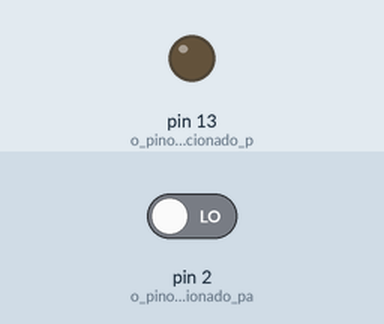
Bench run of a sketch on a simulated Arduino Uno, built with avr-gcc and run on an emulated ATmega328P. Shown: output pins drawn as LEDs (lit = HIGH). The inputs (shaded band) are chosen by the test bench; at power-on: pin 2 (o_pino_2_é_selecionado_pa) LOW. What the sketch prints to the serial monitor is not drawn.

Above: at 1.2 s.
1.3 s: pin 2 (o_pino_2_é_selecionado_pa) driven HIGH
At 2.2 s:
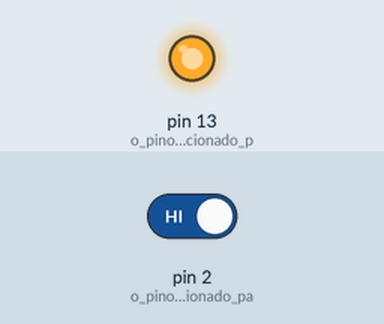
Timing chart, 0 to 4.3 s (numbered marks = the images above; inputs shaded):
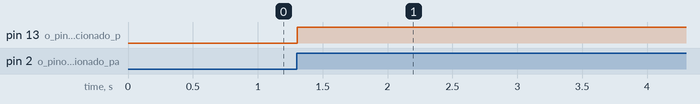

Measured:
- after the input at 1.3 s, pin 13 (o_pino_13_é_selecionado_p): LOW → HIGH at once

The sketch:

Segundo_Programa_da_aula.ino
```cpp
/* Função if */
void setup()      //primeira função a ser chamada no início do programa
{
Serial.begin(9600);    //fixa a taxa de comunicação em 9600 bps
  pinMode(2, INPUT);    //o pino 2 é selecionado para receber informações
  pinMode(13, OUTPUT);    //o pino 13 é selecionado para transmitir informações
}
void loop()    //todas as funções embarcadas vão ser repetidamente executadas
{
  int botao;      //declarando variável botão como tipo inteiro
  botao = digitalRead(2);    //a variável botão guarda o estado lógico do pino 2
  Serial.println(2);      //envia para a porta serial o estado lógico do pino 2

if(botao == 1){      //teste condicional do botão pressionado
digitalWrite(13, HIGH);
 //caso for verdadeiro, é enviado um sinal lógico alto para o pino 13
    }
}
```
